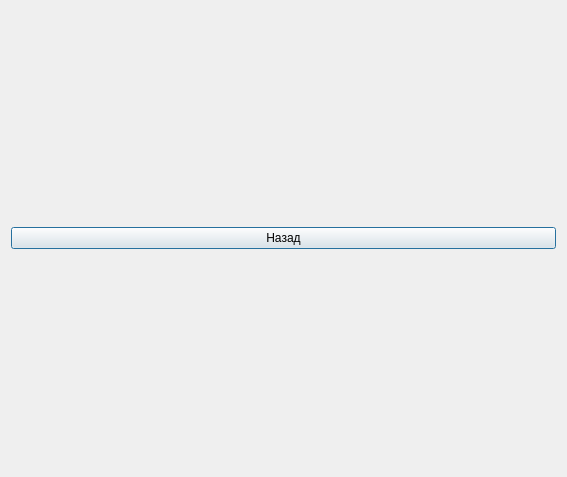
<?xml version="1.0" encoding="UTF-8"?>
<ui version="4.0">
 <class>SecondWindow</class>
 <widget class="QDialog" name="SecondWindow">
  <property name="geometry">
   <rect>
    <x>0</x>
    <y>0</y>
    <width>567</width>
    <height>477</height>
   </rect>
  </property>
  <property name="windowTitle">
   <string>Dialog</string>
  </property>
  <layout class="QVBoxLayout" name="verticalLayout">
   <item>
    <widget class="QPushButton" name="pushButton">
     <property name="text">
      <string>Назад</string>
     </property>
    </widget>
   </item>
  </layout>
 </widget>
 <resources/>
 <connections/>
</ui>
